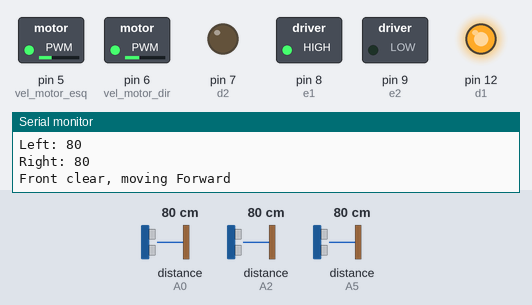
The sketch below on a simulated Arduino Uno, built with avr-gcc and run on an emulated ATmega328P. Shown: switched loads named in the sketch (green lamp = pin HIGH), output pins drawn as LEDs (lit = HIGH), the last lines printed to the serial monitor. Wiring (inferred from the names in the program): 3 × ultrasonic range finder: trigger A1, echo A0 / trigger A3, echo A2 / trigger A4, echo A5. Dashed ring = blinking. The test bench sets the inputs (shaded band); at power-on: distance to the obstacle (sensors on A0, A5, A2) 80 cm. The echo pulse lasts 58.3 µs per cm; pins used as bus, display or sensor lines are not drawn.

Above: at 2.2 s.
2.3 s: distance to the obstacle (sensor on A0) set to 24 cm
5.3 s: distance to the obstacle (sensor on A0) set to 19 cm
At 5.6 s:
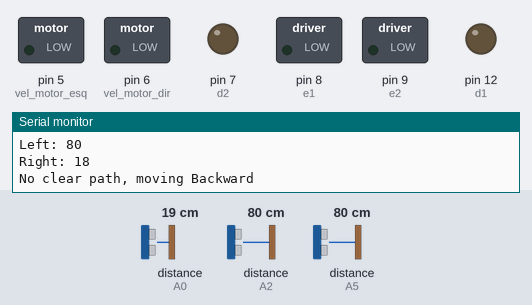
At 7.0 s:
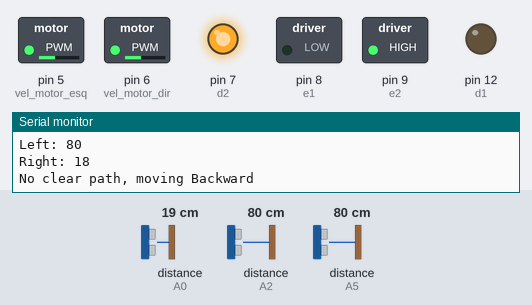
8.3 s: distance to the obstacle (sensor on A5) set to 18 cm
10.4 s: distance to the obstacle (sensor on A5) set to 15 cm
At 13.1 s:
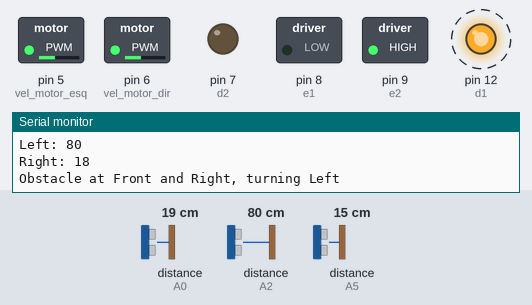
16.4 s: distance to the obstacle (sensor on A2) set to 23 cm
19.4 s: distance to the obstacle (sensor on A2) set to 19 cm
At 22.6 s:
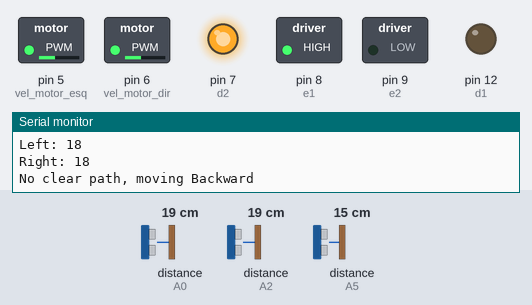
Timing chart, 0 to 23.4 s (numbered marks = the images above; inputs shaded):
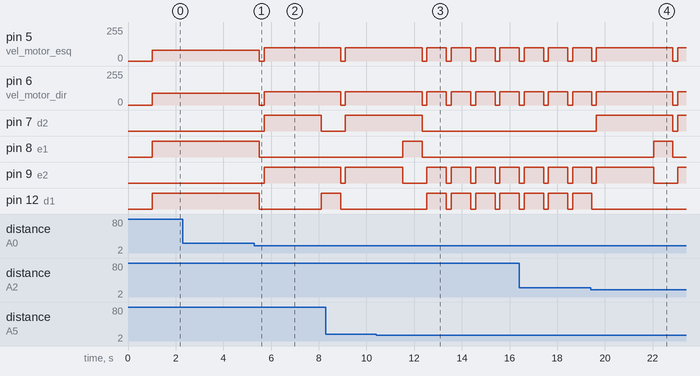

The sketch:

Memorymaze.ino
```cpp
// Maze Solving Robot

// Motor speed control pins
#define vel_motor_esq 5
#define vel_motor_dir 6

// Motor direction pins
#define e1 8
#define e2 9
#define d1 12
#define d2 7

// Ultrasonic sensor pins
int trigger_front = A4; // Front trigger
int echo_front = A5;    // Front echo
int trigger_left = A3;  // Left trigger
int echo_left = A2;     // Left echo
int trigger_right = A1; // Right trigger
int echo_right = A0;    // Right echo

// Thresholds for obstacle detection
#define THRESHOLD_FRONT 15 // Distance threshold for the front (in cm)
#define THRESHOLD_SIDE 20  // Distance threshold for the sides (in cm)

// Direction states
enum Direction { NORTH, EAST, SOUTH, WEST };
Direction currentDirection = NORTH;

void setup() {
  pinMode(trigger_front, OUTPUT);
  pinMode(echo_front, INPUT);
  pinMode(trigger_left, OUTPUT);
  pinMode(echo_left, INPUT);
  pinMode(trigger_right, OUTPUT);
  pinMode(echo_right, INPUT);

  pinMode(vel_motor_esq, OUTPUT);
  pinMode(vel_motor_dir, OUTPUT);
  pinMode(e1, OUTPUT);
  pinMode(e2, OUTPUT);
  pinMode(d1, OUTPUT);
  pinMode(d2, OUTPUT);

  Serial.begin(9600);
  delay(1000);
}

void loop() {
  int right, left, front;

  // Measure distances from the ultrasonic sensors
  front = measureDistance(trigger_front, echo_front);
  left = measureDistance(trigger_left, echo_left);
  right = measureDistance(trigger_right, echo_right);

  // Debugging: Print distances
  Serial.print("Front: ");
  Serial.println(front);
  Serial.print("Left: ");
  Serial.println(left);
  Serial.print("Right: ");
  Serial.println(right);

  // Movement logic based on updated requirements
  if (front > THRESHOLD_FRONT && left > THRESHOLD_SIDE && right > THRESHOLD_SIDE) {
    // Front, left, and right are clear; move forward
    Serial.println("Front clear, moving Forward");
    moveForward(80, 90);
    updateDirection('F');
  } else if (front <= THRESHOLD_FRONT && left > THRESHOLD_SIDE && right > THRESHOLD_SIDE) {
    // Obstacle at the front, but left and right are clear; prioritize left turn
    Serial.println("Obstacle at Front, turning Left");
    stopMotors();
    delay(200);
    turnLeft();
    updateDirection('L');
  } else if (front > THRESHOLD_FRONT && left <= THRESHOLD_SIDE && right <= THRESHOLD_SIDE) {
    // Obstacles on both left and right; move forward
    Serial.println("Obstacles on Left and Right, moving Forward");
    moveForward(80, 90);
    updateDirection('F');
  } else if (front <= THRESHOLD_FRONT && left <= THRESHOLD_SIDE && right > THRESHOLD_SIDE) {
    // Obstacle at Front and Left; turn Right
    Serial.println("Obstacle at Front and Left, turning Right");
    stopMotors();
    delay(200);
    turnRight();
    updateDirection('R');
  } else if (front <= THRESHOLD_FRONT && right <= THRESHOLD_SIDE && left > THRESHOLD_SIDE) {
    // Obstacle at Front and Right; turn Left
    Serial.println("Obstacle at Front and Right, turning Left");
    stopMotors();
    delay(200);
    turnLeft();
    updateDirection('L');
  } else {
    // Default case: No clear path; move backward
    Serial.println("No clear path, moving Backward");
    stopMotors();
    delay(200);
    moveBackwardAvoidingPath();
  }

  // Small delay for stability
  delay(100);
}

// Measure distance from an ultrasonic sensor
int measureDistance(int triggerPin, int echoPin) {
  digitalWrite(triggerPin, LOW);
  delayMicroseconds(1);
  digitalWrite(triggerPin, HIGH);
  delayMicroseconds(5);
  digitalWrite(triggerPin, LOW);

  long duration = pulseIn(echoPin, HIGH);
  int distance = duration / 29 / 2;
  return distance;
}

// Stop motors
void stopMotors() {
  analogWrite(vel_motor_esq, 0);
  analogWrite(vel_motor_dir, 0);
  digitalWrite(e1, LOW);
  digitalWrite(e2, LOW);
  digitalWrite(d1, LOW);
  digitalWrite(d2, LOW);
}

// Move forward
void moveForward(int leftSpeed, int rightSpeed) {
  analogWrite(vel_motor_esq, leftSpeed);
  analogWrite(vel_motor_dir, rightSpeed);
  digitalWrite(e1, HIGH);
  digitalWrite(e2, LOW);
  digitalWrite(d1, HIGH);
  digitalWrite(d2, LOW);
  delay(100);
}

// Turn left
void turnLeft() {
  analogWrite(vel_motor_esq, 100);
  analogWrite(vel_motor_dir, 100);
  digitalWrite(e1, LOW);
  digitalWrite(e2, HIGH);
  digitalWrite(d1, HIGH);
  digitalWrite(d2, LOW);
  delay(700); // Adjusted delay for 90-degree turn
}

// Turn right
void turnRight() {
  analogWrite(vel_motor_esq, 100);
  analogWrite(vel_motor_dir, 100);
  digitalWrite(e1, HIGH);
  digitalWrite(e2, LOW);
  digitalWrite(d1, LOW);
  digitalWrite(d2, HIGH);
  delay(700); // Adjusted delay for 90-degree turn
}

// Move backward and avoid revisiting the same path
void moveBackwardAvoidingPath() {
  moveBackward();
  delay(1200);
  // After moving back, turn in a different direction to avoid previous path
  if (currentDirection == NORTH) {
    turnLeft();
    updateDirection('L');
  } else if (currentDirection == EAST) {
    turnRight();
    updateDirection('R');
  } else if (currentDirection == SOUTH) {
    turnLeft();
    updateDirection('L');
  } else if (currentDirection == WEST) {
    turnRight();
    updateDirection('R');
  }
}

// Move backward
void moveBackward() {
  analogWrite(vel_motor_esq, 100);
  analogWrite(vel_motor_dir, 100);
  digitalWrite(e1, LOW);
  digitalWrite(e2, HIGH);
  digitalWrite(d1, LOW);
  digitalWrite(d2, HIGH);
  delay(1200);
}

// Update the current direction of the robot
void updateDirection(char movement) {
  if (movement == 'L') {
    currentDirection = static_cast<Direction>((currentDirection + 3) % 4);
  } else if (movement == 'R') {
    currentDirection = static_cast<Direction>((currentDirection + 1) % 4);
  } else if (movement == 'F') {
    // Forward maintains the current direction
  }
}
```

Measured:
- the behaviour switches between 22 and 21 cm on distance to the obstacle (sensor on A0) (found by bisection; images 0 and 1)
- the behaviour switches between 17 and 16 cm on distance to the obstacle (sensor on A5) (found by bisection; images 2 and 3)
- the behaviour switches between 22 and 21 cm on distance to the obstacle (sensor on A2) (found by bisection; images 3 and 4)
- after the input at 5.3 s, pin 5 (vel_motor_esq): 80/255 → 0/255 after 0.21 s, → 100/255 0.20 s later; pin 6 (vel_motor_dir): 90/255 → 0/255 after 0.21 s, → 100/255 0.20 s later; pin 7 (d2): LOW → HIGH after 0.41 s, → LOW 2.4 s later; pin 8 (e1): HIGH → LOW after 0.21 s; pin 9 (e2): LOW → HIGH after 0.41 s
- after the input at 10.4 s, pin 5 (vel_motor_esq), pin 6 (vel_motor_dir): alternates 100/255 for 0.82 s and 0/255 for 0.20 s, starting after 3.0 s; pin 7 (d2): goes on until 12.3 s, then stays LOW
- after the input at 19.4 s, pin 5 (vel_motor_esq), pin 6 (vel_motor_dir): 100/255 → 0/255 after 3.5 s, → 100/255 0.20 s later; pin 7 (d2): LOW → HIGH after 0.25 s, → LOW 3.2 s later, → HIGH 0.20 s later; pin 8 (e1): LOW → HIGH after 2.6 s, → LOW 0.81 s later; pin 12 (d1): goes on until 19.4 s, then stays LOW
